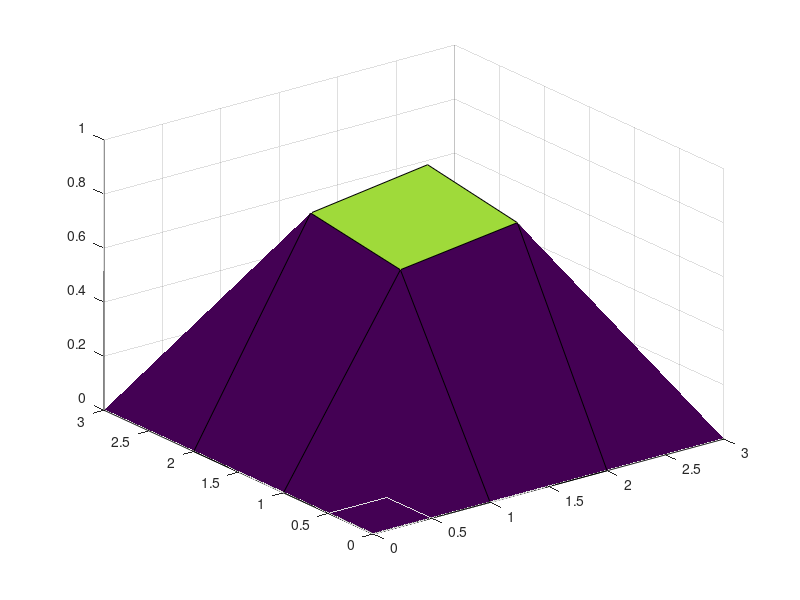
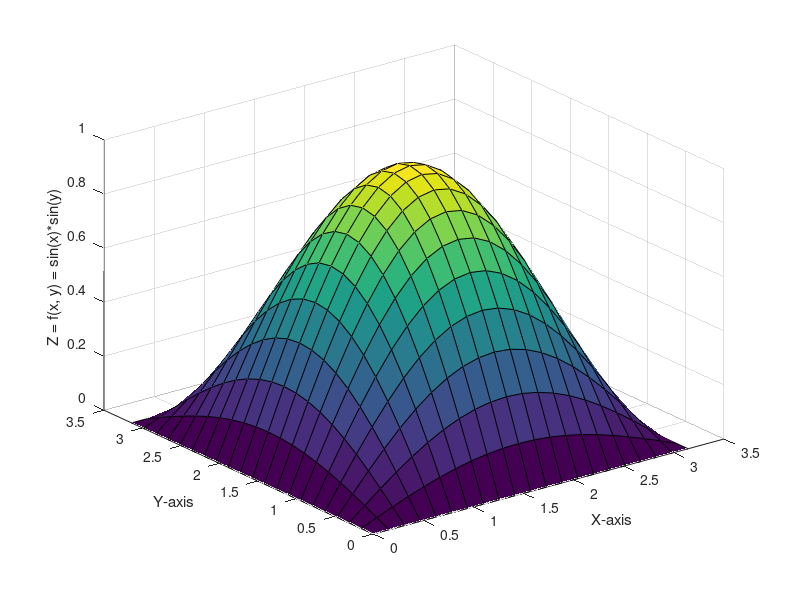
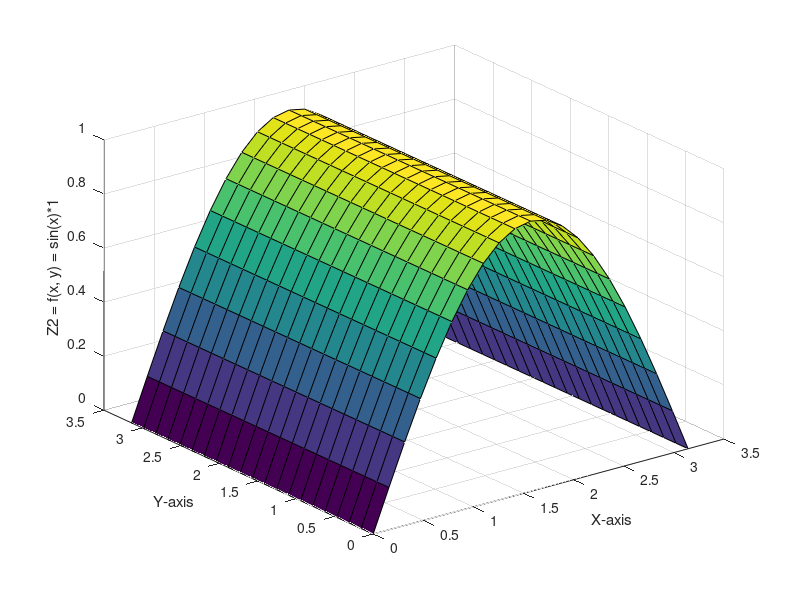
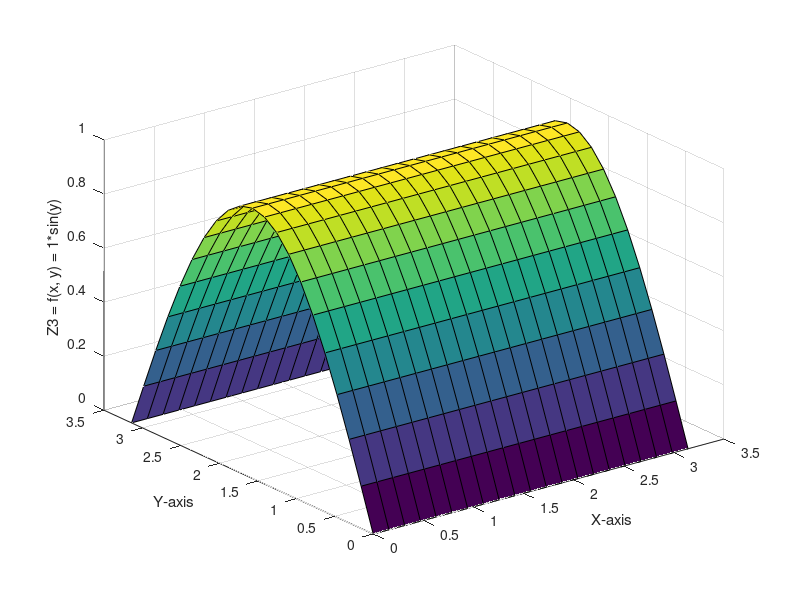

Here is the MATLAB script that generated these plots, in order:

% This scripts plots the function 
% f(x, y) = sin(x) * sin(y) 

% no meshgrid
X_mat = [0 1 2 3; ...
         0 1 2 3; ...
         0 1 2 3; ...
         0 1 2 3];
Y_mat = [0 0 0 0; ...
         1 1 1 1; ...
         2 2 2 2; ...
         3 3 3 3];
Z = sin(X_mat) .* sin(Y_mat); 
% matrix에서 각각의 자리끼리 곱하기 위해 '.*' 사용
figure(1)
surf(X_mat, Y_mat, Z)

% meshgrid
x = 0 : 0.05*pi : pi;
y = 0 : 0.05*pi : pi;

[X_mg, Y_mg] = meshgrid(x , y);

Z_mg = sin(X_mg) .* sin(Y_mg);
figure(2)
surf(X_mg, Y_mg, Z_mg)
xlabel('X-axis')
ylabel('Y-axis')
zlabel('Z = f(x, y) = sin(x)*sin(y)')

Z_mg_2 = sin(X_mg) * 1;
figure(3)
surf(X_mg, Y_mg, Z_mg_2)
xlabel('X-axis')
ylabel('Y-axis')
zlabel('Z2 = f(x, y) = sin(x)*1')


Z_mg_3 = 1 * sin(Y_mg);
figure(4)
surf(X_mg, Y_mg, Z_mg_3)
xlabel('X-axis')
ylabel('Y-axis')
zlabel('Z3 = f(x, y) = 1*sin(y)')